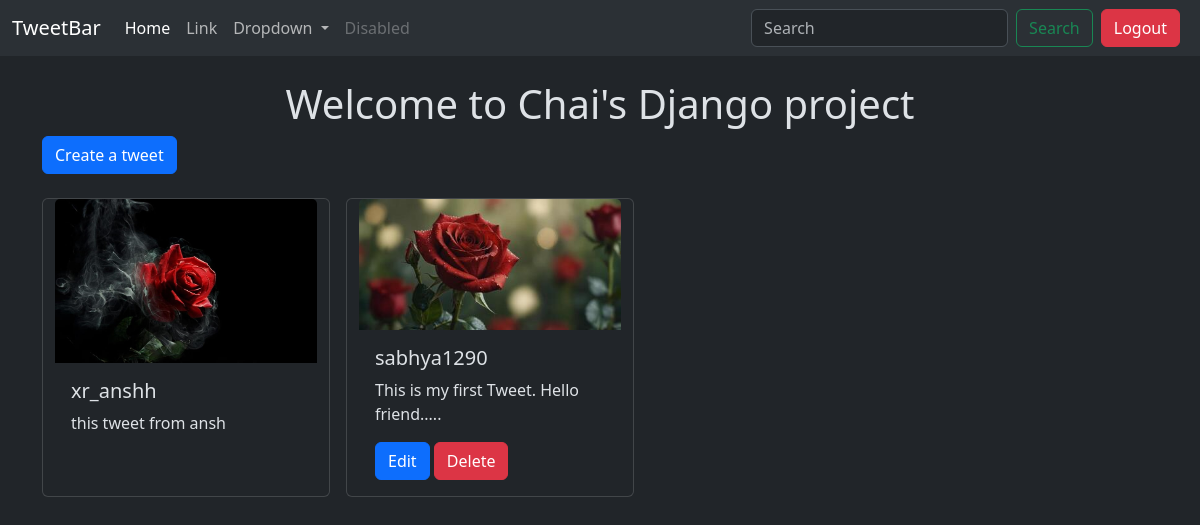
The page /tweet/ (signed in) on the database its author committed.
### tweet/models.py (models this page shows, shortened)
class Tweet(models.Model):
    user = models.ForeignKey(User, on_delete = models.CASCADE)
    text = models.TextField(max_length=240)
    photo = models.ImageField(upload_to='photos/', blank=True, null=True)
    created_at = models.DateTimeField(auto_now_add=True)
    updated_at = models.DateTimeField(auto_now=True)

### tweet/views.py (the view)
# urls.py: path('', views.tweet_list, name = 'tweet_list'),
def tweet_list(request):
    tweets = Tweet.objects.all().order_by('-created_at')
    return render(request, 'tweet_list.html', {'tweets': tweets})

### tweet/templates/tweet_list.html (shortened to what this page needs)
{% extends "base.html" %}
{% block content %}
<h1 class= "text-center mt-4"> Welcome to Chai's Django project</h1>
<a class="btn btn-primary mb-4" href="{% url 'tweet_create' %}">Create a tweet </a>
<div class="container row gap-3">
    {% for tweet in tweets %}
    <div class="card" style="width: 18rem;">
        <img src="{{tweet.photo.url}}" class="card-img-top" alt="...">
        <div class="card-body">
            <h5 class="card-title">{{tweet.user.username}}</h5>
            <p class="card-text">{{tweet.text}}</p>
            {% if tweet.user == user %}
            <a href="{% url 'tweet_edit' tweet.id %}" class="btn btn-primary">Edit</a>
            <a href="{% url 'tweet_delete' tweet.id %}" class="btn btn-danger">Delete</a>
            {% endif %}
        </div>
    </div>
    {% endfor %}
</div>
{% endblock %}

### rows shown on the page
Tweet: photo (picture), user.username "xr_anshh", text "this tweet from ansh"
Tweet: photo (picture), user.username "sabhya1290", text "This is my first Tweet. Hello friend.....", shows "Edit"
